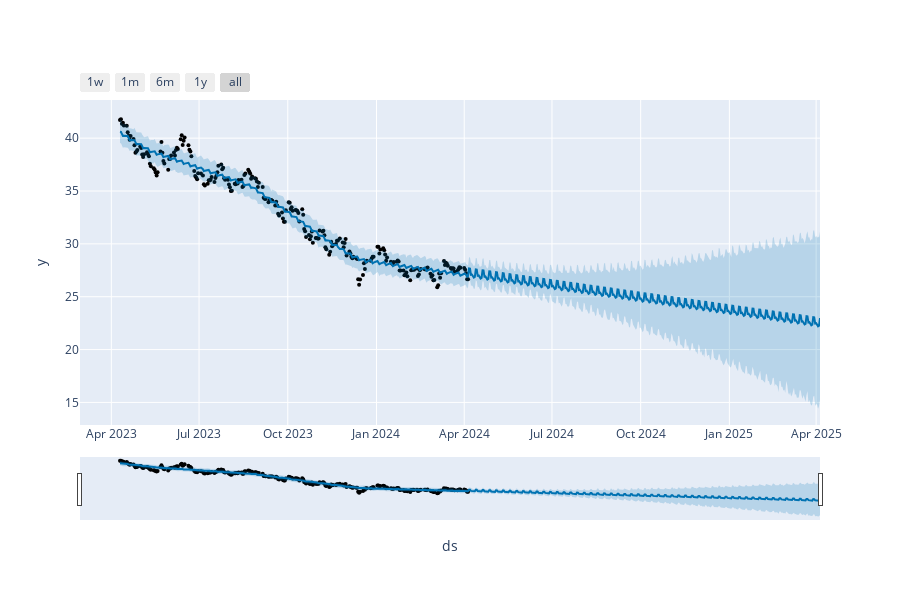

The code cell stored with this chart in its notebook:
### Code cell
from prophet.plot import plot_plotly, plot_components_plotly

plot_plotly(m, forecast)

### Figure 1 — Plotly figure (JSON) as saved in the notebook; plotly's stock layout.template omitted (floating-point values rounded to 4 significant figures; data arrays with more than 128 entries replaced by an {"elided": "..."} marker saying what was removed)
{"data": [{"marker": {"color": "black", "size": 4}, "mode": "markers", "name": "Actual", "type": "scatter", "x": {"elided": "250 str values"}, "y": {"elided": "250 float values"}}, {"hoverinfo": "skip", "line": {"width": 0}, "mode": "lines", "type": "scatter", "x": {"elided": "615 str values"}, "y": {"elided": "615 float values"}}, {"fill": "tonexty", "fillcolor": "rgba(0, 114, 178, 0.2)", "line": {"color": "#0072B2", "width": 2}, "mode": "lines", "name": "Predicted", "type": "scatter", "x": {"elided": "615 str values"}, "y": {"elided": "615 float values"}}, {"fill": "tonexty", "fillcolor": "rgba(0, 114, 178, 0.2)", "hoverinfo": "skip", "line": {"width": 0}, "mode": "lines", "type": "scatter", "x": {"elided": "615 str values"}, "y": {"elided": "615 float values"}}], "layout": {"height": 600, "showlegend": false, "width": 900, "xaxis": {"autorange": true, "range": ["2023-02-27 12:20:34.2857", "2025-04-05"], "rangeselector": {"buttons": [{"count": 7, "label": "1w", "step": "day", "stepmode": "backward"}, {"count": 1, "label": "1m", "step": "month", "stepmode": "backward"}, {"count": 6, "label": "6m", "step": "month", "stepmode": "backward"}, {"count": 1, "label": "1y", "step": "year", "stepmode": "backward"}, {"step": "all"}]}, "rangeslider": {"autorange": true, "range": ["2023-02-27 12:20:34.2857", "2025-04-05"], "visible": true, "yaxis": {"_template": null, "rangemode": "match"}}, "title": {"text": "ds"}, "type": "date"}, "yaxis": {"autorange": true, "range": [12.86, 43.61], "title": {"text": "y"}, "type": "linear"}}}
